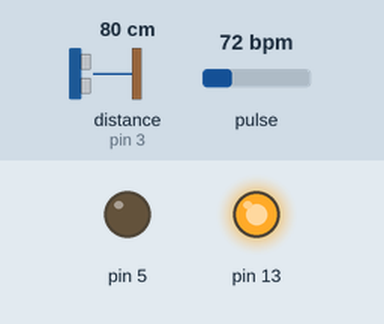
The sketch below on a simulated Arduino Uno, built with avr-gcc and run on an emulated ATmega328P. Shown: output pins drawn as LEDs (lit = HIGH). Wiring (inferred from the names in the program): ultrasonic range finder: trigger pin 4; echo pin 3. The inputs (shaded band) are chosen by the test bench; at power-on: distance to the obstacle (sensor on pin 3) 80 cm, pulse 72 bpm. The echo pulse lasts 58.3 µs per cm; pins used as bus, display or sensor lines are not drawn; what the sketch prints to the serial monitor is not drawn.

Above: at 1.9 s.
2.0 s: distance to the obstacle (sensor on pin 3) set to 56 cm
4.4 s: distance to the obstacle (sensor on pin 3) set to 47 cm
At 6.4 s:
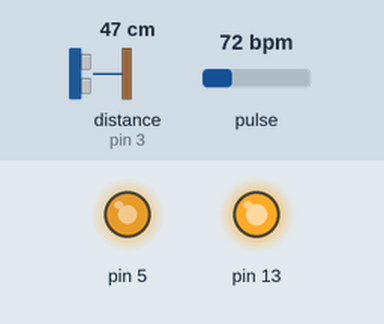
7.0 s: pulse set to 56 bpm
9.0 s: pulse set to 52 bpm
At 11.0 s:
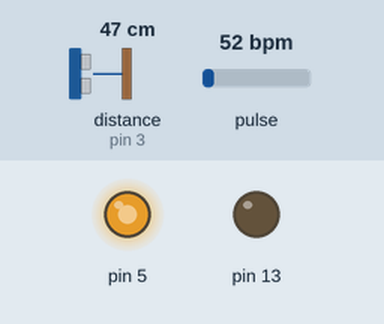
13.3 s: pulse set to 70 bpm
At 13.8 s:
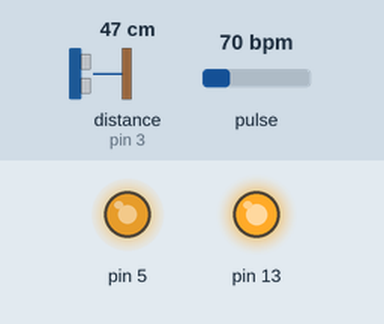
Timing chart, 0 to 15.9 s (numbered marks = the images above; inputs shaded):
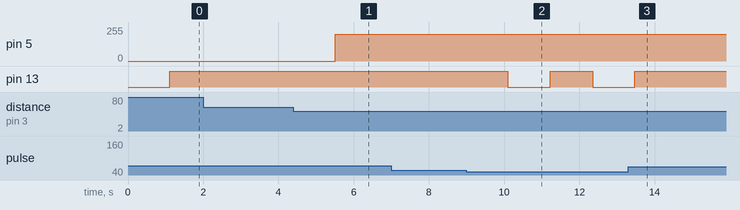

Measured:
- the behaviour switches between 51 and 50 cm on distance to the obstacle (sensor on pin 3) (found by bisection; images 0 and 1)
- the behaviour switches between 54 and 53 bpm on pulse (found by bisection; images 1 and 2)
- after the input at 2.0 s, every drawn part: stays the same
- after the input at 4.4 s, pin 5: 0/255 → 200/255 after 1.1 s
- after the input at 7.0 s, every drawn part: stays the same
- after the input at 9.0 s, pin 13: HIGH → LOW after 1.1 s, → HIGH 1.1 s later, → LOW 1.1 s later
- after the input at 13.3 s, pin 13: goes on until 13.5 s, then stays HIGH

The sketch:

Ultrasonic_wave_and_Heart.ino
```cpp
#define USE_ARDUINO_INTERRUPTS true    // Set-up low-level interrupts for most acurate BPM math.
#include <PulseSensorPlayground.h>     // Includes the PulseSensorPlayground Library.

int distance;
int triggerPin = 4;
int echoPin = 3;

//  Variables
const int PulseWire = 0;       // PulseSensor PURPLE WIRE connected to ANALOG PIN 0
const int LED13 = 13;          // The on-board Arduino LED, close to PIN 13.
int Threshold = 550;           // Determine which Signal to "count as a beat" and which to ignore.
// Use the "Gettting Started Project" to fine-tune Threshold Value beyond default setting.
// Otherwise leave the default "550" value.

PulseSensorPlayground pulseSensor;  // Creates an instance of the PulseSensorPlayground object called "pulseSensor"


void setup() {
  Serial.begin(9600);
  pinMode(triggerPin, OUTPUT);
  pinMode(echoPin, INPUT);

  pulseSensor.analogInput(PulseWire);
  pulseSensor.blinkOnPulse(LED13);       //auto-magically blink Arduino's LED with heartbeat.
  pulseSensor.setThreshold(Threshold);
  // Double-check the "pulseSensor" object was created and "began" seeing a signal.
  if (pulseSensor.begin()) {
    Serial.println("We created a pulseSensor Object !");  //This prints one time at Arduino power-up,  or on Arduino reset.
  }

}

void loop() {
  digitalWrite(triggerPin, HIGH);
  delayMicroseconds(10);
  digitalWrite(triggerPin, LOW);

  distance = pulseIn(echoPin, HIGH) / 58;
  Serial.print("Distance(cm)=");
  Serial.println(distance);
  delay(1000);
  if (distance < 50)
  {
    analogWrite(5, 200);                                        // 진동모터를 200/255의 파워로 작동시킵니다.

    //delay(3000);                                                    // 3초간 대기

  }
  else
  {
    analogWrite(5, 0);                                           // 진동모터를 0의 파워로 작동시킵니다. (OFF)

    //delay(3000);                                                   // 3초간 대기

  }

  delay(100);


  int myBPM = pulseSensor.getBeatsPerMinute();  // Calls function on our pulseSensor object that returns BPM as an "int".
  // "myBPM" hold this BPM value now.

  if (pulseSensor.sawStartOfBeat()) {            // Constantly test to see if "a beat happened".
    Serial.println("뜌리송 출력! 우! 우! 우! 우! "); // If test is "true", print a message "a heartbeat happened".
    Serial.print("BPM: ");                        // Print phrase "BPM: "
    Serial.println(myBPM);                        // Print the value inside of myBPM.
  }

  delay(20);                    // considered best practice in a simple sketc
}
```
